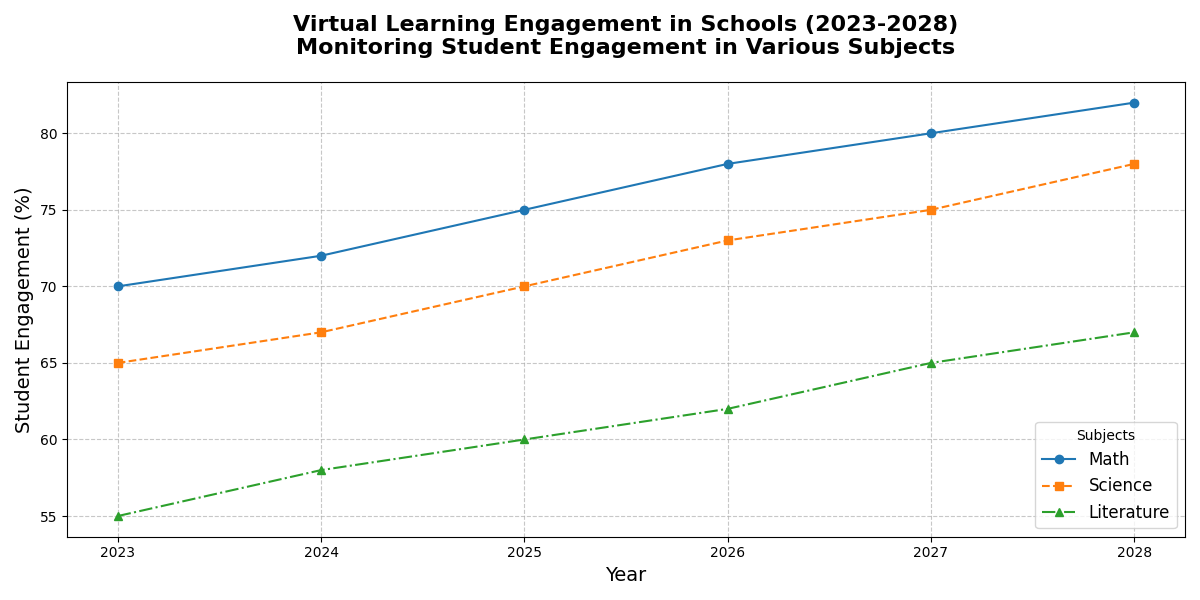

This chart was generated by the following Python code:
import matplotlib.pyplot as plt
import numpy as np

# Years from 2023 to 2028
years = np.arange(2023, 2029)

# Subjects and their engagement levels over the years (in percentage)
math_engagement = np.array([70, 72, 75, 78, 80, 82])
science_engagement = np.array([65, 67, 70, 73, 75, 78])
literature_engagement = np.array([55, 58, 60, 62, 65, 67])

# Creating a 1x1 figure for line plots with differentiated lines and legends
fig, ax = plt.subplots(figsize=(12, 6))

# Plotting the engagement data for each subject
ax.plot(years, math_engagement, marker='o', linestyle='-', color='#1f77b4', label='Math')
ax.plot(years, science_engagement, marker='s', linestyle='--', color='#ff7f0e', label='Science')
ax.plot(years, literature_engagement, marker='^', linestyle='-.', color='#2ca02c', label='Literature')

# Titles and Labels
ax.set_title("Virtual Learning Engagement in Schools (2023-2028)\nMonitoring Student Engagement in Various Subjects", fontsize=16, fontweight='bold', pad=20)
ax.set_xlabel("Year", fontsize=14)
ax.set_ylabel("Student Engagement (%)", fontsize=14)

# Adding legends
ax.legend(title="Subjects", loc='lower right', fontsize=12)

# Grid lines for easier readability
ax.grid(True, linestyle='--', alpha=0.7)

# Ensuring no overlapping of the text in the chart
plt.tight_layout()

# Display the plot
plt.show()
